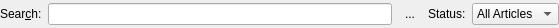
<ui version="4.0" >
 <class>Form</class>
 <widget class="QWidget" name="Form" >
  <property name="geometry" >
   <rect>
    <x>0</x>
    <y>0</y>
    <width>559</width>
    <height>28</height>
   </rect>
  </property>
  <property name="windowTitle" >
   <string>Form</string>
  </property>
  <layout class="QHBoxLayout" name="horizontalLayout" >
   <property name="margin" >
    <number>0</number>
   </property>
   <item>
    <widget class="QLabel" name="label" >
     <property name="text" >
      <string>Sear&amp;ch:</string>
     </property>
     <property name="buddy" >
      <cstring>filter</cstring>
     </property>
    </widget>
   </item>
   <item>
    <widget class="QLineEdit" name="filter" >
     <property name="focusPolicy" >
      <enum>Qt::ClickFocus</enum>
     </property>
    </widget>
   </item>
   <item>
    <widget class="QToolButton" name="clear" >
     <property name="text" >
      <string>...</string>
     </property>
     <property name="icon" >
      <iconset resource="../images/icons.qrc" >
       <normaloff>:/editclear.svg</normaloff>:/editclear.svg</iconset>
     </property>
     <property name="autoRaise" >
      <bool>true</bool>
     </property>
    </widget>
   </item>
   <item>
    <widget class="QLabel" name="label_2" >
     <property name="text" >
      <string>Status:</string>
     </property>
     <property name="buddy" >
      <cstring>statusCombo</cstring>
     </property>
    </widget>
   </item>
   <item>
    <widget class="QComboBox" name="statusCombo" >
     <item>
      <property name="text" >
       <string>All Articles</string>
      </property>
     </item>
     <item>
      <property name="text" >
       <string>Unread</string>
      </property>
     </item>
     <item>
      <property name="text" >
       <string>Important</string>
      </property>
     </item>
    </widget>
   </item>
  </layout>
 </widget>
 <resources>
  <include location="../images/icons.qrc" />
 </resources>
 <connections/>
</ui>
